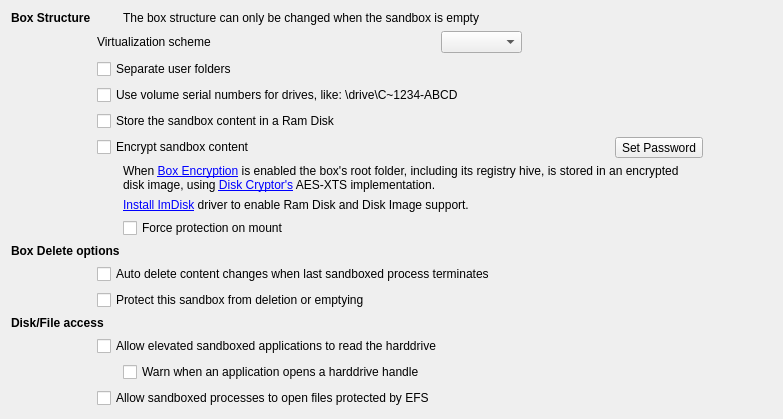
           <widget class="QWidget" name="tabFile">
            <attribute name="title">
             <string>File Options</string>
            </attribute>
            <layout class="QGridLayout" name="gridLayout_30">
             <item row="0" column="0">
              <layout class="QGridLayout" name="gridLayout_28">
               <item row="10" column="1" colspan="6">
                <widget class="QCheckBox" name="chkAutoEmpty">
                 <property name="text">
                  <string>Auto delete content changes when last sandboxed process terminates</string>
                 </property>
                </widget>
               </item>
               <item row="0" column="0">
                <widget class="QLabel" name="lblStructure">
                 <property name="font">
                  <font>
                   <bold>true</bold>
                   <kerning>true</kerning>
                  </font>
                 </property>
                 <property name="text">
                  <string>Box Structure</string>
                 </property>
                </widget>
               </item>
               <item row="11" column="1" colspan="6">
                <widget class="QCheckBox" name="chkProtectBox">
                 <property name="toolTip">
                  <string>Partially checked means prevent box removal but not content deletion.</string>
                 </property>
                 <property name="text">
                  <string>Protect this sandbox from deletion or emptying</string>
                 </property>
                 <property name="tristate">
                  <bool>true</bool>
                 </property>
                </widget>
               </item>
               <item row="2" column="1" colspan="5">
                <widget class="QCheckBox" name="chkSeparateUserFolders">
                 <property name="text">
                  <string>Separate user folders</string>
                 </property>
                 <property name="tristate">
                  <bool>false</bool>
                 </property>
                </widget>
               </item>
               <item row="16" column="1">
                <spacer name="verticalSpacer_2">
                 <property name="orientation">
                  <enum>Qt::Orientation::Vertical</enum>
                 </property>
                 <property name="sizeHint" stdset="0">
                  <size>
                   <width>20</width>
                   <height>0</height>
                  </size>
                 </property>
                </spacer>
               </item>
               <item row="9" column="0" colspan="3">
                <widget class="QLabel" name="lblDelete">
                 <property name="font">
                  <font>
                   <bold>true</bold>
                   <kerning>true</kerning>
                  </font>
                 </property>
                 <property name="text">
                  <string>Box Delete options</string>
                 </property>
                </widget>
               </item>
               <item row="8" column="2" colspan="3">
                <widget class="QCheckBox" name="chkForceProtection">
                 <property name="text">
                  <string>Force protection on mount</string>
                 </property>
                </widget>
               </item>
               <item row="1" column="3">
                <widget class="QComboBox" name="cmbVersion"/>
               </item>
               <item row="7" column="2" colspan="4">
                <widget class="QLabel" name="lblImDisk">
                 <property name="text">
                  <string>&lt;a href=&quot;addon://ImDisk&quot;&gt;Install ImDisk&lt;/a&gt; driver to enable Ram Disk and Disk Image support.</string>
                 </property>
                </widget>
               </item>
               <item row="3" column="1" colspan="5">
                <widget class="QCheckBox" name="chkUseVolumeSerialNumbers">
                 <property name="text">
                  <string>Use volume serial numbers for drives, like: \drive\C~1234-ABCD</string>
                 </property>
                </widget>
               </item>
               <item row="1" column="1" colspan="2">
                <widget class="QLabel" name="lblScheme">
                 <property name="text">
                  <string>Virtualization scheme</string>
                 </property>
                 <property name="buddy">
                  <cstring>cmbVersion</cstring>
                 </property>
                </widget>
               </item>
               <item row="0" column="2" colspan="4">
                <widget class="QLabel" name="lblWhenEmpty">
                 <property name="text">
                  <string>The box structure can only be changed when the sandbox is empty</string>
                 </property>
                </widget>
               </item>
               <item row="5" column="5">
                <widget class="QToolButton" name="btnPassword">
                 <property name="text">
                  <string>Set Password</string>
                 </property>
                </widget>
               </item>
               <item row="5" column="1" colspan="4">
                <widget class="QCheckBox" name="chkEncrypt">
                 <property name="text">
                  <string>Encrypt sandbox content</string>
                 </property>
                </widget>
               </item>
               <item row="14" column="2" colspan="5">
                <widget class="QCheckBox" name="chkRawDiskNotify">
                 <property name="text">
                  <string>Warn when an application opens a harddrive handle</string>
                 </property>
                </widget>
               </item>
               <item row="6" column="2" colspan="4">
                <widget class="QLabel" name="lblCrypto">
                 <property name="text">
                  <string>When &lt;a href=&quot;sbie://docs/boxencryption&quot;&gt;Box Encryption&lt;/a&gt; is enabled the box's root folder, including its registry hive, is stored in an encrypted disk image, using &lt;a href=&quot;https://diskcryptor.org&quot;&gt;Disk Cryptor's&lt;/a&gt; AES-XTS implementation.</string>
                 </property>
                 <property name="wordWrap">
                  <bool>true</bool>
                 </property>
                 <property name="openExternalLinks">
                  <bool>true</bool>
                 </property>
                </widget>
               </item>
               <item row="13" column="1" colspan="6">
                <widget class="QCheckBox" name="chkRawDiskRead">
                 <property name="text">
                  <string>Allow elevated sandboxed applications to read the harddrive</string>
                 </property>
                </widget>
               </item>
               <item row="12" column="0" colspan="2">
                <widget class="QLabel" name="lblRawDisk">
                 <property name="font">
                  <font>
                   <bold>true</bold>
                   <kerning>true</kerning>
                  </font>
                 </property>
                 <property name="text">
                  <string>Disk/File access</string>
                 </property>
                </widget>
               </item>
               <item row="14" column="1">
                <widget class="QLabel" name="label_37">
                 <property name="maximumSize">
                  <size>
                   <width>20</width>
                   <height>16777215</height>
                  </size>
                 </property>
                 <property name="text">
                  <string/>
                 </property>
                </widget>
               </item>
               <item row="4" column="1" colspan="4">
                <widget class="QCheckBox" name="chkRamBox">
                 <property name="text">
                  <string>Store the sandbox content in a Ram Disk</string>
                 </property>
                </widget>
               </item>
               <item row="16" column="2" colspan="5">
                <spacer name="horizontalSpacer_4">
                 <property name="orientation">
                  <enum>Qt::Orientation::Horizontal</enum>
                 </property>
                 <property name="sizeHint" stdset="0">
                  <size>
                   <width>40</width>
                   <height>0</height>
                  </size>
                 </property>
                </spacer>
               </item>
               <item row="15" column="1" colspan="2">
                <widget class="QCheckBox" name="chkAllowEfs">
                 <property name="text">
                  <string>Allow sandboxed processes to open files protected by EFS</string>
                 </property>
                </widget>
               </item>
              </layout>
             </item>
            </layout>
           </widget>
